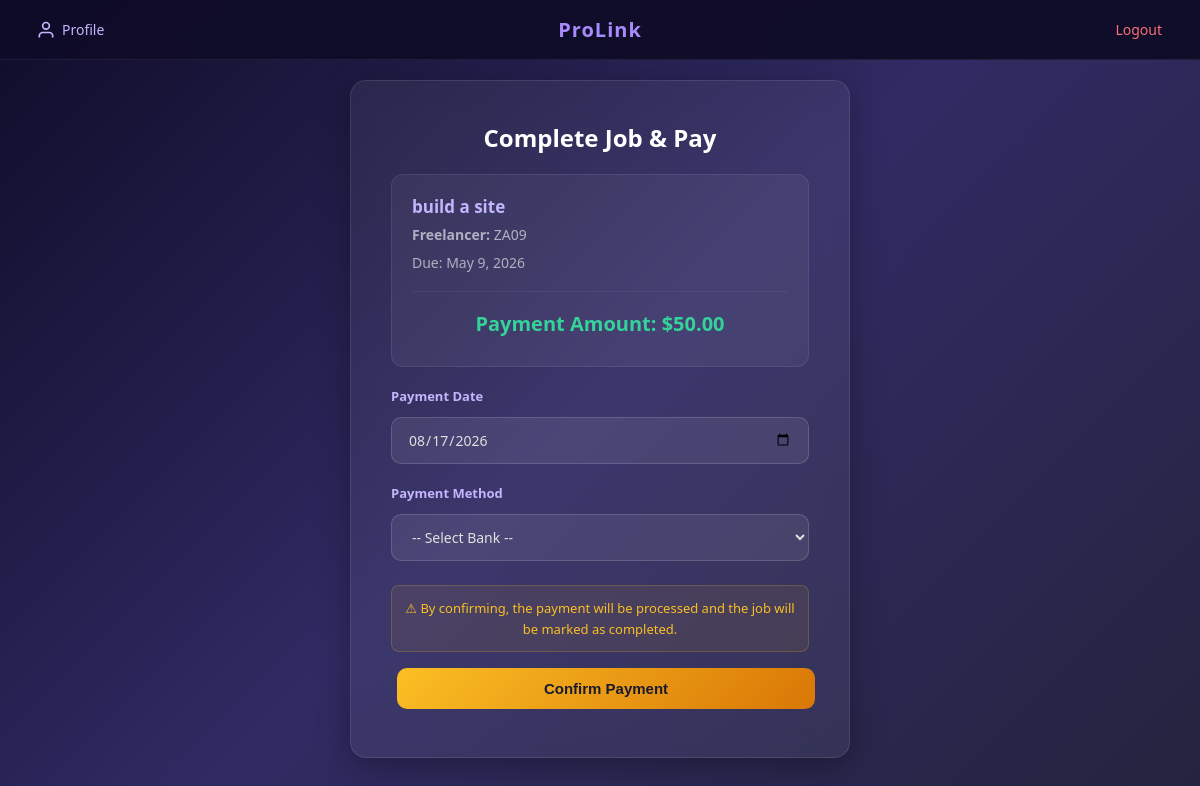
Page /prolink/client/complete_job.php?job_id=12&contract_id=7 (signed in) on the committed database.
### tables this page shows
CREATE TABLE `contracts` (
  `contract_id` int(11) NOT NULL,
  `job_id` int(11) NOT NULL,
  `client_id` int(11) NOT NULL,
  `freelancer_id` int(11) NOT NULL,
  `title` varchar(255) NOT NULL,
  `description` text NOT NULL,
  `amount` decimal(10,2) NOT NULL,
  `due_date` date NOT NULL,
  `payment_status` enum('pending','paid') DEFAULT 'pending',
  `created_at` timestamp NOT NULL DEFAULT current_timestamp()
);

CREATE TABLE `users` (
  `user_id` int(11) NOT NULL,
  `name` varchar(100) DEFAULT NULL,
  `email` varchar(100) NOT NULL,
  `password_hash` varchar(255) NOT NULL,
  `type` enum('client','freelancer') NOT NULL,
  `company_name` varchar(100) DEFAULT NULL,
  `total_spent` decimal(12,2) DEFAULT 0.00,
  `bio` text DEFAULT NULL,
  `hourly_rate` decimal(10,2) DEFAULT NULL
);

### prolink/client/complete_job.php (the view, shortened to what this page needs)
<?php
include('../config/db.php');
$client_id = $_SESSION['user_id'];
$contract_id = intval($_GET['contract_id'] ?? 0);
$contractStmt = $conn->prepare("SELECT c.*, uf.name AS freelancer_name, uf.email AS freelancer_email FROM contracts c JOIN users uf ON uf.user_id = c.freelancer_id WHERE c.contract_id=? AND c.client_id=?");
$contractStmt->bind_param("ii", $contract_id, $client_id);
$contractStmt->execute();
$contractResult = $contractStmt->get_result();
$contract = $contractResult->fetch_assoc();
$msgType = "";
?>
<!DOCTYPE html>
<html>
<head>
    <link rel="stylesheet" href="../css/style.css">
</head>
<body class="has-navbar">
    <?php include('../includes/navbar.php'); ?>
    <div class="container">
        <h2>Complete Job & Pay</h2>
        <div class="card" style="margin-bottom:20px;">
            <h3><?php echo htmlspecialchars($contract['title']); ?></h3>
            <p style="font-size:14px;">
                <strong>Freelancer:</strong>
                <?php echo htmlspecialchars($contract['freelancer_name'] ?? $contract['freelancer_email']); ?>
            </p>
            <p style="font-size:14px;">
                Due: <?php echo date('M j, Y', strtotime($contract['due_date'])); ?>
            </p>
            <hr class="divider">
            <p style="font-size:20px; text-align:center; color:#34d399; font-weight:700;">
                Payment Amount: $<?php echo number_format($contract['amount'], 2); ?>
            </p>
        </div>
        <?php if ($msgType !== 'success'): ?>
            <form method="POST">
                <label>Payment Date</label>
                <input type="date" name="payment_date" required value="<?php echo date('Y-m-d'); ?>">
                <label>Payment Method</label>
                <select name="payment_method" required>
                    <option value="">-- Select Bank --</option>
                </select>
                <div
                    style="margin-top:16px; padding:12px; background:rgba(251,191,36,0.08); border-radius:8px; border:1px solid rgba(251,191,36,0.2);">
                    <p style="font-size:13px; color:#fbbf24;">
                        ⚠ By confirming, the payment will be processed and the job will be marked as completed.
                    </p>
                </div>
                <button type="submit" class="btn btn-amber" style="width:100%; margin-top:16px;">Confirm Payment</button>
            </form>
        <?php endif; ?>
    </div>
</body>
</html>

### prolink/css/style.css (style rules this page uses)
* { box-sizing: border-box; margin: 0; padding: 0; }
body { min-height: 100vh; display: flex; flex-direction: column; justify-content: center; align-items: center; background: linear-gradient(135deg, #0f0c29, #302b63, #24243e); font-family: 'Segoe UI', Arial, sans-serif; color: #e0e0e0; padding: 20px; }
body.has-navbar { padding-top: 80px; justify-content: flex-start; }
.container { text-align: center; background: rgba(255, 255, 255, 0.06); backdrop-filter: blur(12px); padding: 40px; border-radius: 16px; border: 1px solid rgba(255, 255, 255, 0.1); box-shadow: 0 8px 32px rgba(0, 0, 0, 0.3); max-width: 500px; width: 100%; }
h1, h2 { margin-bottom: 20px; color: #fff; }
h3 { color: #c4b5fd; margin-bottom: 8px; }
p { color: #b0b0c0; line-height: 1.6; }
.btn { display: inline-block; margin: 8px 6px; padding: 12px 24px; min-width: 140px; text-decoration: none; color: white; border-radius: 10px; font-size: 15px; font-weight: 600; border: none; cursor: pointer; transition: transform 0.2s, box-shadow 0.2s, opacity 0.2s; text-align: center; }
.btn-amber { background: linear-gradient(135deg, #fbbf24, #d97706); color: #1a1a2e; }
input, textarea, select { width: 100%; padding: 12px 16px; margin: 8px 0; border-radius: 10px; border: 1px solid rgba(255, 255, 255, 0.15); background: rgba(255, 255, 255, 0.08); color: #e0e0e0; font-size: 14px; font-family: inherit; transition: border-color 0.2s, box-shadow 0.2s; }
input::placeholder, textarea::placeholder { color: #888; }
select { cursor: pointer; }
select option { background: #1a1a2e; color: #e0e0e0; }
label { display: block; text-align: left; color: #c4b5fd; font-size: 13px; font-weight: 600; margin-top: 12px; margin-bottom: 4px; }
.card { background: rgba(255, 255, 255, 0.05); border: 1px solid rgba(255, 255, 255, 0.08); border-radius: 12px; padding: 20px; margin: 12px 0; text-align: left; transition: border-color 0.2s; }
.card h3 { margin-bottom: 6px; font-size: 17px; }
.card p { font-size: 14px; margin-bottom: 6px; }
.divider { border: none; border-top: 1px solid rgba(255, 255, 255, 0.06); margin: 16px 0; }

### rows in the picture
contracts: title "build a site", freelancer.name "ZA09", due_date "May 9, 2026", amount "50.00"
